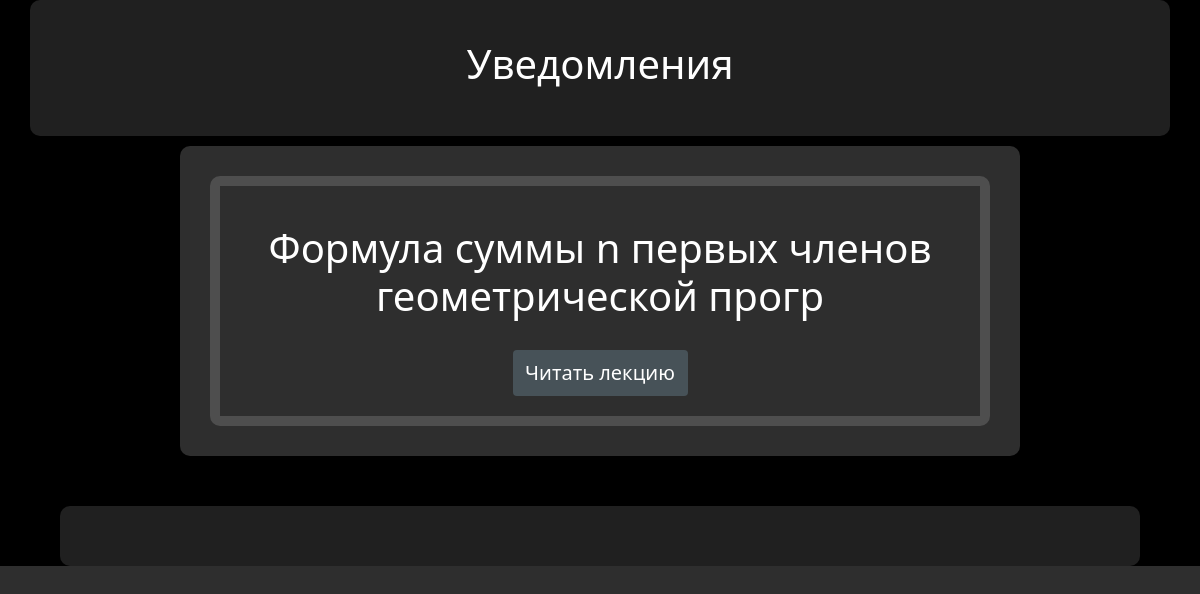
The app's page /cat/3/, older data.
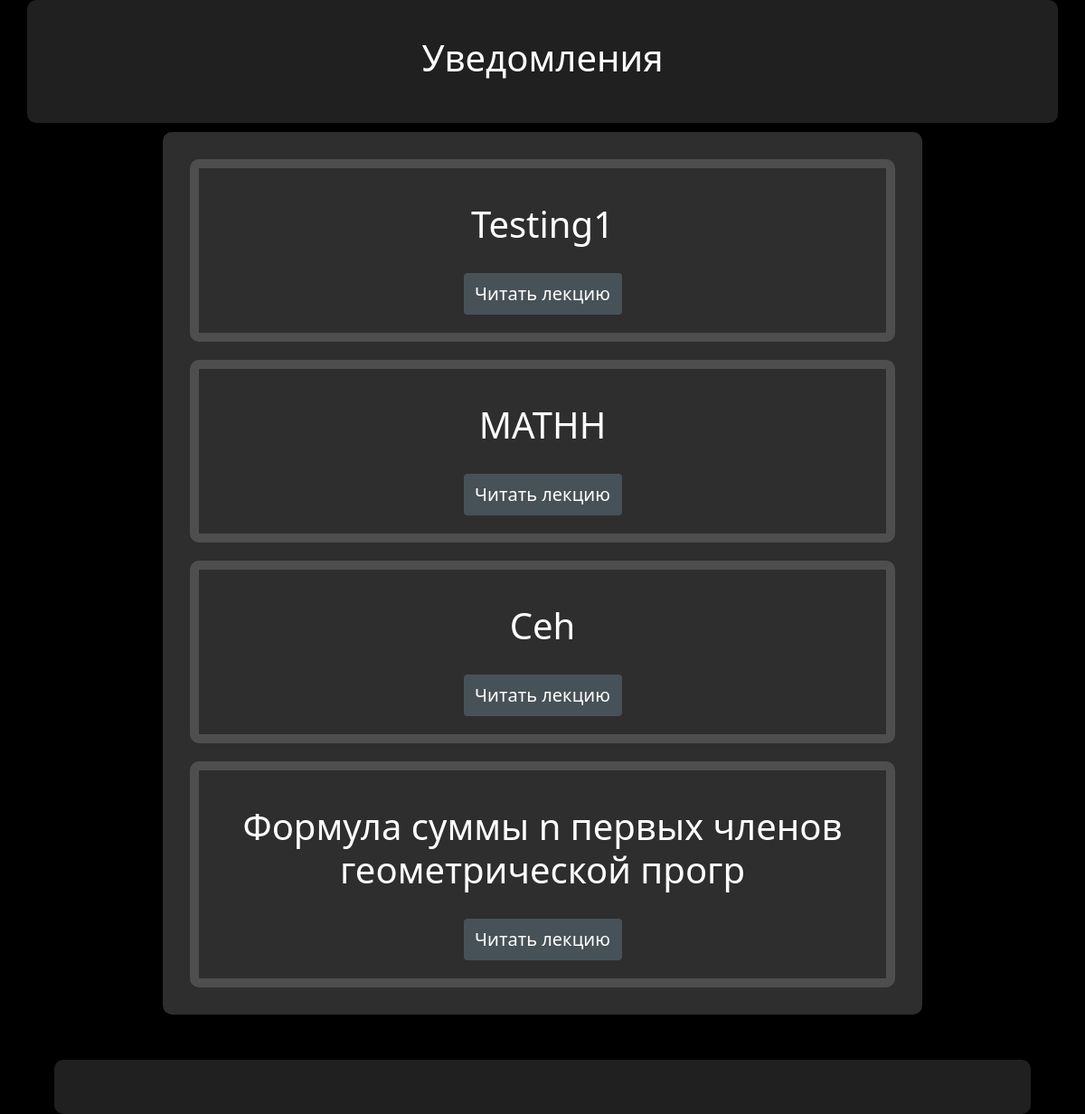
The same page, newer data.
### lecture/models.py (models this page shows, shortened)
class Lecture(models.Model):
    title = models.CharField('Название темы', max_length=50)
    subtitle = models.CharField('Подзаголовок', max_length=255)
    full_text = models.TextField('Контент')
    cards = models.ImageField('Карточки', upload_to='cards/%Y/%m/%d/')
    date = models.DateTimeField('Дата добавления')
    is_active = models.BooleanField('Опубликовано', null=True)
    cat = models.ForeignKey('Subject', on_delete=models.PROTECT, verbose_name='Предмет')
    test = models.ForeignKey('Test', verbose_name='Наименование теста', on_delete=models.PROTECT, blank=True)
    class Meta:
        verbose_name = 'Лекция'
        verbose_name_plural = 'Лекции'
        ordering = ['-date']

### lecture/views.py (the view)
# urls.py: path('cat/<int:sub_id>/', detailLectureTopic, name='details_lecture'),
def detailLectureTopic(req, sub_id):
    data = {
        'lectures': Lecture.objects.filter(cat_id=sub_id).order_by('-date'),
        'test_result': TestResult.objects.order_by('date'),
        'title_page': 'Уроки',
        'title': 'Учебно-методические материалы'
    }
    return render(req, 'lecture/details_lectures.html', data)

### lecture/templates/lecture/details_lectures.html (shortened to what this page needs)
{% extends 'lecture/index.html' %}
{% block content %}
        <div class="ramka">
    {% for lecture in lectures %}
        {% if lecture.is_active %}
            <div class="studymaterials">
                <h1>{{ lecture.title }}</h1>
                <a href="{% url 'detail_lesson' lecture.id %}" class="btn btn-success">Читать лекцию</a>
            </div>
        {% endif %}
    {% endfor %}
        </div>
{% endblock %}

Row changes from the older to the newer data that the page shows:
added Lecture: title "Testing1"
added Lecture: title "MATHH"
added Lecture: title "Ceh"
